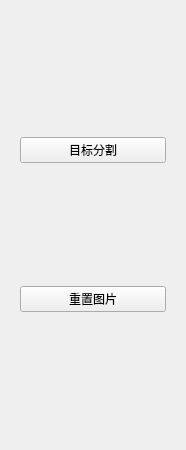
                  <widget class="QWidget" name="page_4">
                   <property name="geometry">
                    <rect>
                     <x>0</x>
                     <y>0</y>
                     <width>186</width>
                     <height>450</height>
                    </rect>
                   </property>
                   <attribute name="label">
                    <string>图片分割</string>
                   </attribute>
                   <layout class="QGridLayout" name="gridLayout_34">
                    <item row="0" column="0">
                     <widget class="QWidget" name="widget_8" native="true">
                      <layout class="QGridLayout" name="gridLayout_35">
                       <item row="0" column="0">
                        <widget class="QPushButton" name="target_seg">
                         <property name="text">
                          <string>目标分割</string>
                         </property>
                        </widget>
                       </item>
                       <item row="1" column="0">
                        <widget class="QPushButton" name="resetbtn_4">
                         <property name="text">
                          <string>重置图片</string>
                         </property>
                        </widget>
                       </item>
                      </layout>
                     </widget>
                    </item>
                   </layout>
                  </widget>
